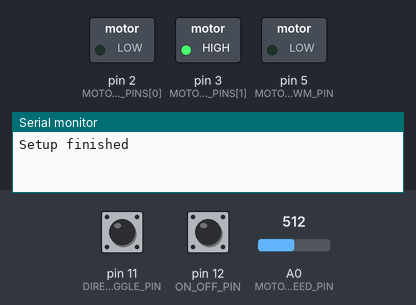
Recording of a sketch running on a simulated Arduino Uno, built with avr-gcc and run on an emulated ATmega328P. Shown: switched loads named in the sketch (green lamp = pin HIGH), the last lines printed to the serial monitor. Inputs (shaded band) come from the test bench; at power-on: pin 11 (DIRECTION_TOGGLE_PIN) LOW, pin 12 (ON_OFF_PIN) LOW, A0 (MOTOR_SPEED_PIN) = 512.

Above: at 1.2 s.
1.3 s: pin 11 (DIRECTION_TOGGLE_PIN) pulsed HIGH 5 times (0.12 s each, 0.3 s apart)
At 3.6 s:
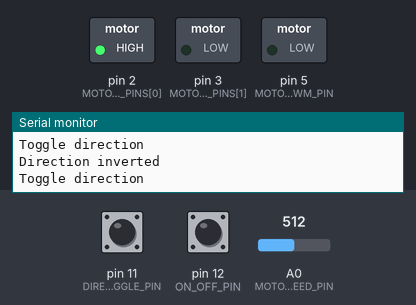
4.3 s: pin 12 (ON_OFF_PIN) pulsed HIGH 2 times (0.12 s each, 0.3 s apart)
At 4.58 s:
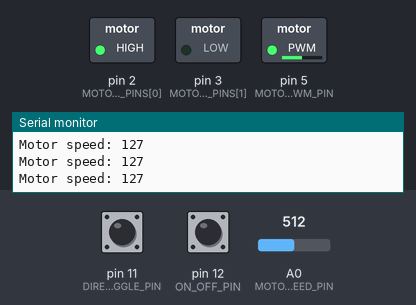
Timing chart, 0 to 7.3 s (numbered marks = the images above; inputs shaded):
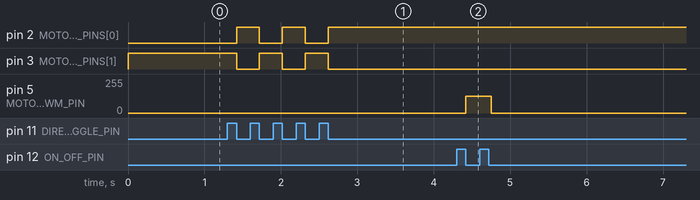

Measured:
- after the input at 1.3 s, pin 2 (MOTOR_OUT_PINS[0]): alternates HIGH for 0.30 s and LOW for 0.30 s, 5 changes in all, then stays HIGH, starting after 0.12 s; pin 3 (MOTOR_OUT_PINS[1]): alternates HIGH for 0.30 s and LOW for 0.30 s, 5 changes in all, then stays LOW, starting after 0.12 s
- after the input at 4.3 s, pin 5 (MOTOR_PWM_PIN): 0/255 → 127/255 after 0.12 s, → 0/255 0.33 s later

The sketch:

zoetrope.ino
```cpp
/**
 * This is a variation on project n. 10 into the starter kit manual.
 *
 * In the software implementation I am using the "Observer design
 * pattern": I have one observer for each pushbutton, while the
 * observed object is the motor controller. This code is simply
 * a slight modification with respect to that of project n. 9,
 * thanks to the use of the observer pattern and of member function
 * pointers.
 *
 * It is highly advisable to read the datasheet of the H-Bridge.
 * The one in my kit is a Texas Instruments L239D.
 *
 * Author: Michele De Stefano
 */

static uint8_t const ON_OFF_PIN = 12;
static uint8_t const DIRECTION_TOGGLE_PIN = 11;
static uint8_t const MOTOR_PWM_PIN = 5;
static const uint8_t MOTOR_OUT_PINS[2] = {2, 3};
static const uint8_t MOTOR_SPEED_PIN = A0;

class MotorController {
public:

  void init() {
    pinMode(MOTOR_PWM_PIN, OUTPUT);
    for (int i = 0; i < 2; ++i) {
      pinMode(MOTOR_OUT_PINS[i], OUTPUT);
      digitalWrite(MOTOR_OUT_PINS[i], m_motor_out_values[i]);
    }
  }

  void toggle_on_off() {
    m_is_on = !m_is_on;
    Serial.print("Motor is on: ");
    Serial.println(m_is_on);
  }

  void invert_direction() {
    for (int i = 0; i < 2; ++i) {
      m_motor_out_values[i] = !m_motor_out_values[i];
      digitalWrite(MOTOR_OUT_PINS[i], m_motor_out_values[i]);
    }
    Serial.println("Direction inverted");
  }

  void step() {
    if (m_is_on) {
      int const speed = static_cast<int>(map(analogRead(MOTOR_SPEED_PIN), 0, 1023, 0, 255));
      Serial.print("Motor speed: ");
      Serial.println(speed);
      analogWrite(MOTOR_PWM_PIN, speed);
    } else {
      analogWrite(MOTOR_PWM_PIN, 0);
    }
  }

private:

  bool m_is_on = false;
  uint8_t m_motor_out_values[2] = {LOW, HIGH};
};

class PushbuttonObserver {
public:

  typedef void (MotorController::* motor_action_type)();

  PushbuttonObserver(
    uint8_t input_pin,
    motor_action_type motor_action,
    char* const toggle_msg
  ) :
  m_input_pin(input_pin),
  m_motor_action(motor_action),
  m_toggle_msg(toggle_msg)
  {}

  void init(MotorController* motor_controller) {
    m_motor_controller = motor_controller;
    pinMode(m_input_pin, INPUT);
  }

  void step() {
    if (digitalRead(m_input_pin) == HIGH) {
      m_was_pushed = true;
    } else if (m_was_pushed) {
      m_was_pushed = false;
      (m_motor_controller->*m_motor_action)();
      Serial.println(m_toggle_msg);
    }
  }

private:

  uint8_t const m_input_pin;

  motor_action_type const m_motor_action;

  char* const m_toggle_msg;

  MotorController* m_motor_controller = nullptr;

  bool m_was_pushed = false;
};


static const char*        on_off_msg = "Toggle on/off";

static const char*        toggle_direction_msg = "Toggle direction";

static MotorController    motor_controller;

static PushbuttonObserver on_off_observer(
                            ON_OFF_PIN,
                            &MotorController::toggle_on_off,
                            on_off_msg
                          );

static PushbuttonObserver direction_observer(
                            DIRECTION_TOGGLE_PIN,
                            &MotorController::invert_direction,
                            toggle_direction_msg
                          );

void setup() {
  Serial.begin(9600);
  motor_controller.init();
  on_off_observer.init(&motor_controller);
  direction_observer.init(&motor_controller);
  Serial.println("Setup finished");
}

void loop() {
  on_off_observer.step();
  direction_observer.step();
  motor_controller.step();
}
```
